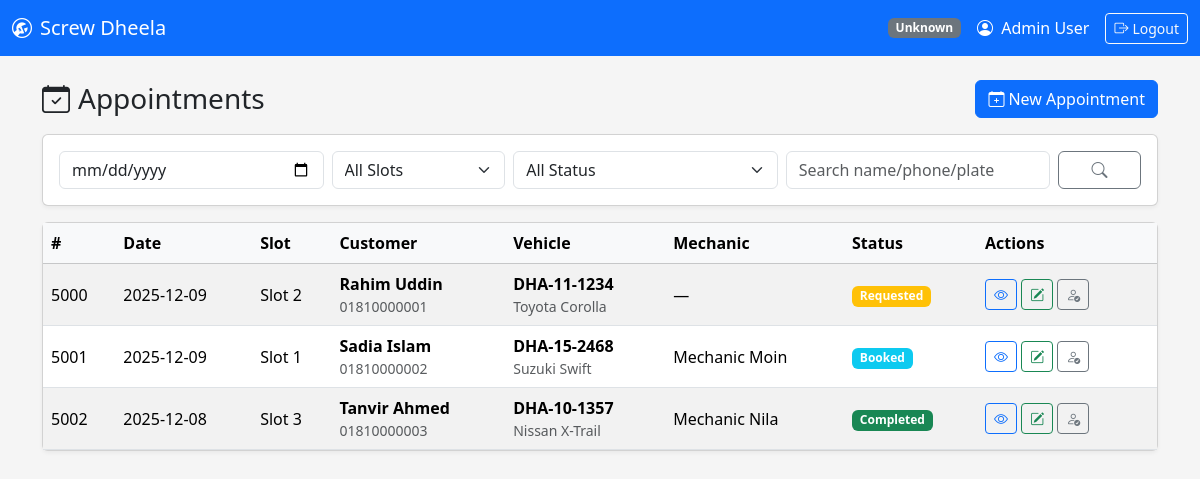
The app's page /appointments/list.php (signed in) with its own data.
### tables this page shows
CREATE TABLE appointments (
  appointment_id INT AUTO_INCREMENT PRIMARY KEY,
  customer_id INT NOT NULL,
  vehicle_id INT NOT NULL,

   
  requested_date DATE NOT NULL,
  requested_slot TINYINT NOT NULL,  
  problem_text TEXT NOT NULL,

  status ENUM('requested','booked','in_progress','completed','cancelled')
    NOT NULL DEFAULT 'requested',

   
  mechanic_id INT NULL,
  assigned_by_staff_id INT NULL,
  assigned_at DATETIME NULL,

   
  receptionist_note TEXT NULL,

  created_at TIMESTAMP NOT NULL DEFAULT CURRENT_TIMESTAMP,
  updated_at TIMESTAMP NULL DEFAULT NULL ON UPDATE CURRENT_TIMESTAMP,

  KEY idx_appt_day (requested_date),
  KEY idx_appt_status (status),
  KEY idx_appt_mech_day (mechanic_id, requested_date),

  CONSTRAINT chk_slot CHECK (requested_slot BETWEEN 1 AND 4),

  CONSTRAINT fk_appt_customer FOREIGN KEY (customer_id) REFERENCES customers(customer_id)
    ON DELETE CASCADE,
  CONSTRAINT fk_appt_vehicle FOREIGN KEY (vehicle_id) REFERENCES vehicles(vehicle_id)
    ON DELETE CASCADE,
  CONSTRAINT fk_appt_mechanic FOREIGN KEY (mechanic_id) REFERENCES staff(staff_id)
    ON DELETE SET NULL,
  CONSTRAINT fk_appt_assigned_by FOREIGN KEY (assigned_by_staff_id) REFERENCES staff(staff_id)
    ON DELETE SET NULL
);

CREATE TABLE customers (
  customer_id INT AUTO_INCREMENT PRIMARY KEY,
  name VARCHAR(100) NOT NULL,
  email VARCHAR(150) NULL UNIQUE,
  phone VARCHAR(30) NULL,
  password_hash VARCHAR(255) NULL,  
  created_at TIMESTAMP NOT NULL DEFAULT CURRENT_TIMESTAMP,
  updated_at TIMESTAMP NULL DEFAULT NULL ON UPDATE CURRENT_TIMESTAMP
);

CREATE TABLE vehicles (
  vehicle_id INT AUTO_INCREMENT PRIMARY KEY,
  customer_id INT NOT NULL,
  plate_no VARCHAR(30) NOT NULL,
  make VARCHAR(60) NOT NULL,
  model VARCHAR(60) NOT NULL,
  year SMALLINT NULL,
  color VARCHAR(40) NULL,
  created_at TIMESTAMP NOT NULL DEFAULT CURRENT_TIMESTAMP,
  UNIQUE KEY uq_plate (plate_no),
  KEY idx_vehicle_customer (customer_id),
  CONSTRAINT fk_vehicle_customer FOREIGN KEY (customer_id) REFERENCES customers(customer_id)
    ON DELETE CASCADE
);

CREATE TABLE staff (
  staff_id INT AUTO_INCREMENT PRIMARY KEY,
  role_id INT NOT NULL,
  name VARCHAR(100) NOT NULL,
  email VARCHAR(150) NOT NULL UNIQUE,
  phone VARCHAR(30) NULL,
  password_hash VARCHAR(255) NOT NULL,
  is_active TINYINT(1) NOT NULL DEFAULT 1,
  created_at TIMESTAMP NOT NULL DEFAULT CURRENT_TIMESTAMP,
  updated_at TIMESTAMP NULL DEFAULT NULL ON UPDATE CURRENT_TIMESTAMP,
  CONSTRAINT fk_staff_role FOREIGN KEY (role_id) REFERENCES roles(role_id)
);

### appointments/list.php (the view, shortened to what this page needs)
<?php
require_once __DIR__ . '/../../config/db.php';
require_once __DIR__ . '/../../includes/role_check.php';
$date   = trim($_GET['date'] ?? '');
$q      = trim($_GET['q'] ?? '');
$where = [];
$whereSql = $where ? ('WHERE ' . implode(' AND ', $where)) : '';
$sql = "
    SELECT
        a.appointment_id,
        a.requested_date,
        a.requested_slot,
        a.problem_text,
        a.status,
        a.created_at,
        c.customer_id,
        c.name AS customer_name,
        c.phone AS customer_phone,
        v.vehicle_id,
        v.plate_no,
        v.make,
        v.model,
        s.name AS mechanic_name
    FROM appointments a
    JOIN customers c ON c.customer_id = a.customer_id
    LEFT JOIN vehicles v ON v.vehicle_id = a.vehicle_id
    LEFT JOIN staff s ON s.staff_id = a.mechanic_id
    $whereSql
    ORDER BY a.requested_date DESC, a.requested_slot DESC, a.created_at DESC
";
$stmt = $conn->prepare($sql);
$stmt->execute();
$rows = $stmt->get_result()->fetch_all(MYSQLI_ASSOC);
function badgeClass($status) {
    switch ($status) {
        case 'requested':   return 'warning';
        case 'booked':      return 'info';
        case 'completed':   return 'success';
    }
}
function prettyStatus($status) {
    return ucfirst(str_replace('_', ' ', (string)$status));
}
include __DIR__ . '/../../includes/header.php';
?>
<div class="d-flex align-items-center justify-content-between mb-3">
    <h3 class="mb-0">
        <i class="bi bi-calendar-check me-2"></i>Appointments
    </h3>
    <?php if (hasPermission('manage_appointments')): ?>
        <a class="btn btn-primary" href="/garage_system/public/appointments/add.php">
            <i class="bi bi-calendar-plus me-1"></i>New Appointment
        </a>
    <?php endif; ?>
</div>
<form class="card card-body mb-3" method="get" action="">
    <div class="row g-2">
        <div class="col-md-3">
            <input type="date" name="date" class="form-control" value="<?= htmlspecialchars($date) ?>">
        </div>
        <div class="col-md-2">
            <select name="slot" class="form-select">
                <option value="">All Slots</option>
            </select>
        </div>
        <div class="col-md-3">
            <select name="status" class="form-select">
                <option value="">All Status</option>
            </select>
        </div>
        <div class="col-md-3">
            <input type="text" name="q" class="form-control" placeholder="Search name/phone/plate" value="<?= htmlspecialchars($q) ?>">
        </div>
        <div class="col-md-1 d-grid">
            <button class="btn btn-outline-secondary" type="submit">
                <i class="bi bi-search"></i>
            </button>
        </div>
    </div>
</form>
<div class="card">
    <div class="table-responsive">
        <table class="table table-striped table-hover mb-0 align-middle">
            <thead class="table-light">
                <tr>
                    <th>#</th>
                    <th>Date</th>
                    <th>Slot</th>
                    <th>Customer</th>
                    <th>Vehicle</th>
                    <th>Mechanic</th>
                    <th>Status</th>
                    <th style="width: 180px;">Actions</th>
                </tr>
            </thead>
            <tbody>
            <?php if (empty($rows)): ?>
                <tr>
                    <td colspan="8" class="text-center text-muted py-4">No appointments found.</td>
                </tr>
            <?php else: ?>
                <?php foreach ($rows as $r): ?>
                    <tr>
                        <td><?= (int)$r['appointment_id'] ?></td>
                        <td><?= htmlspecialchars($r['requested_date']) ?></td>
                        <td>Slot <?= (int)$r['requested_slot'] ?></td>
                        <td>
                            <div class="fw-semibold"><?= htmlspecialchars($r['customer_name']) ?></div>
                            <div class="text-muted small"><?= htmlspecialchars($r['customer_phone'] ?? '') ?></div>
                        </td>
                        <td>
                            <?php if (!empty($r['plate_no'])): ?>
                                <div class="fw-semibold"><?= htmlspecialchars($r['plate_no']) ?></div>
                                <div class="text-muted small"><?= htmlspecialchars(trim(($r['make'] ?? '') . ' ' . ($r['model'] ?? ''))) ?></div>
                            <?php else: ?>
                                <span class="text-muted">—</span>
                            <?php endif; ?>
                        </td>
                        <td><?= htmlspecialchars($r['mechanic_name'] ?? '—') ?></td>
                        <td>
                            <span class="badge bg-<?= badgeClass($r['status']) ?>">
                                <?= htmlspecialchars(prettyStatus($r['status'])) ?>
                            </span>
                        </td>
                        <td>
                            <a class="btn btn-sm btn-outline-primary"
                               href="/garage_system/public/appointments/view_appointments.php?appointment_id=<?= (int)$r['appointment_id'] ?>">
                                <i class="bi bi-eye"></i>
                            </a>
                            <?php if (in_array($_SESSION['staff_role'] ?? '', ['admin','receptionist'], true)): ?>
                                <a class="btn btn-sm btn-outline-success"
                                   href="/garage_system/public/appointments/update_status.php?appointment_id=<?= (int)$r['appointment_id'] ?>">
                                    <i class="bi bi-pencil-square"></i>
                                </a>
                            <?php endif; ?>
                            <?php if (in_array($_SESSION['staff_role'] ?? '', ['admin','receptionist'], true)): ?>
                                <a class="btn btn-sm btn-outline-secondary"
                                   href="/garage_system/public/appointments/book.php?appointment_id=<?= (int)$r['appointment_id'] ?>">
                                    <i class="bi bi-person-check"></i>
                                </a>
                            <?php endif; ?>
                        </td>
                    </tr>
                <?php endforeach; ?>
            <?php endif; ?>
            </tbody>
        </table>
    </div>
</div>
<?php include __DIR__ . '/../../includes/footer.php'; ?>

### assets/css/style.css (style rules this page uses)
body { background-color: #f5f5f5; }
.card { box-shadow: 0 2px 4px rgba(0,0,0,0.05); }

### records on screen
appointments: appointment_id "5000", requested_date "2025-12-09", requested_slot "2", customer.name "Rahim Uddin", customer.phone "01810000001", vehicle.plate_no "DHA-11-1234", vehicle.model "Toyota Corolla", mechanic_name "—", status "Requested"
appointments: appointment_id "5001", requested_date "2025-12-09", requested_slot "1", customer.name "Sadia Islam", customer.phone "01810000002", vehicle.plate_no "DHA-15-2468", vehicle.model "Suzuki Swift", mechanic.name "Mechanic Moin", status "Booked"
appointments: appointment_id "5002", requested_date "2025-12-08", requested_slot "3", customer.name "Tanvir Ahmed", customer.phone "01810000003", vehicle.plate_no "DHA-10-1357", vehicle.model "Nissan X-Trail", mechanic.name "Mechanic Nila", status "Completed"

### other values on screen
$badges[$role] "Unknown"
$_SESSION['staff_name'] "Admin User"
